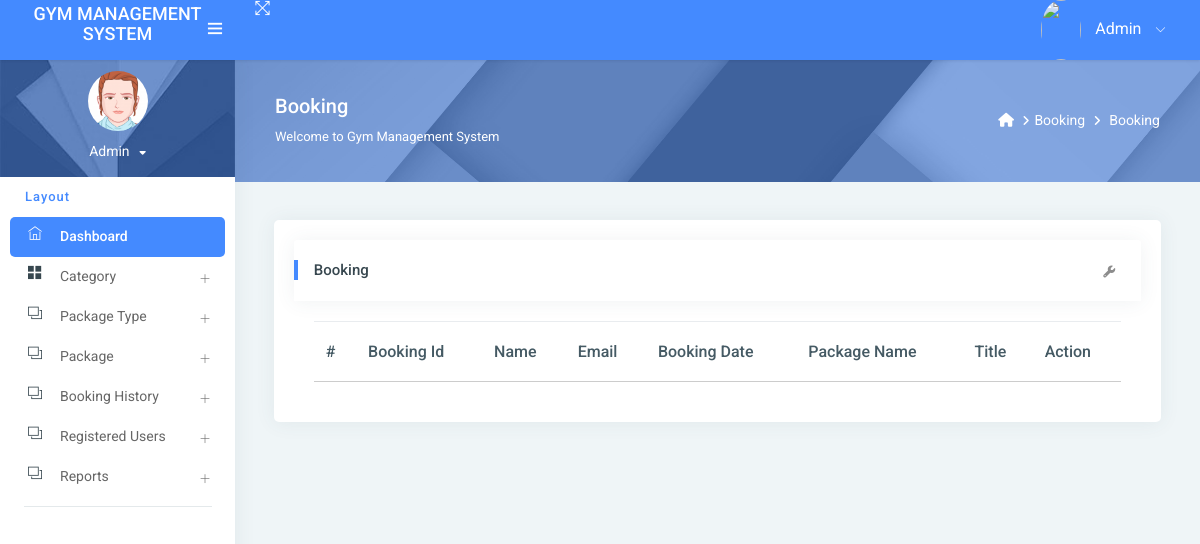
The page /new_booking/ (signed in) on the database as committed earlier.
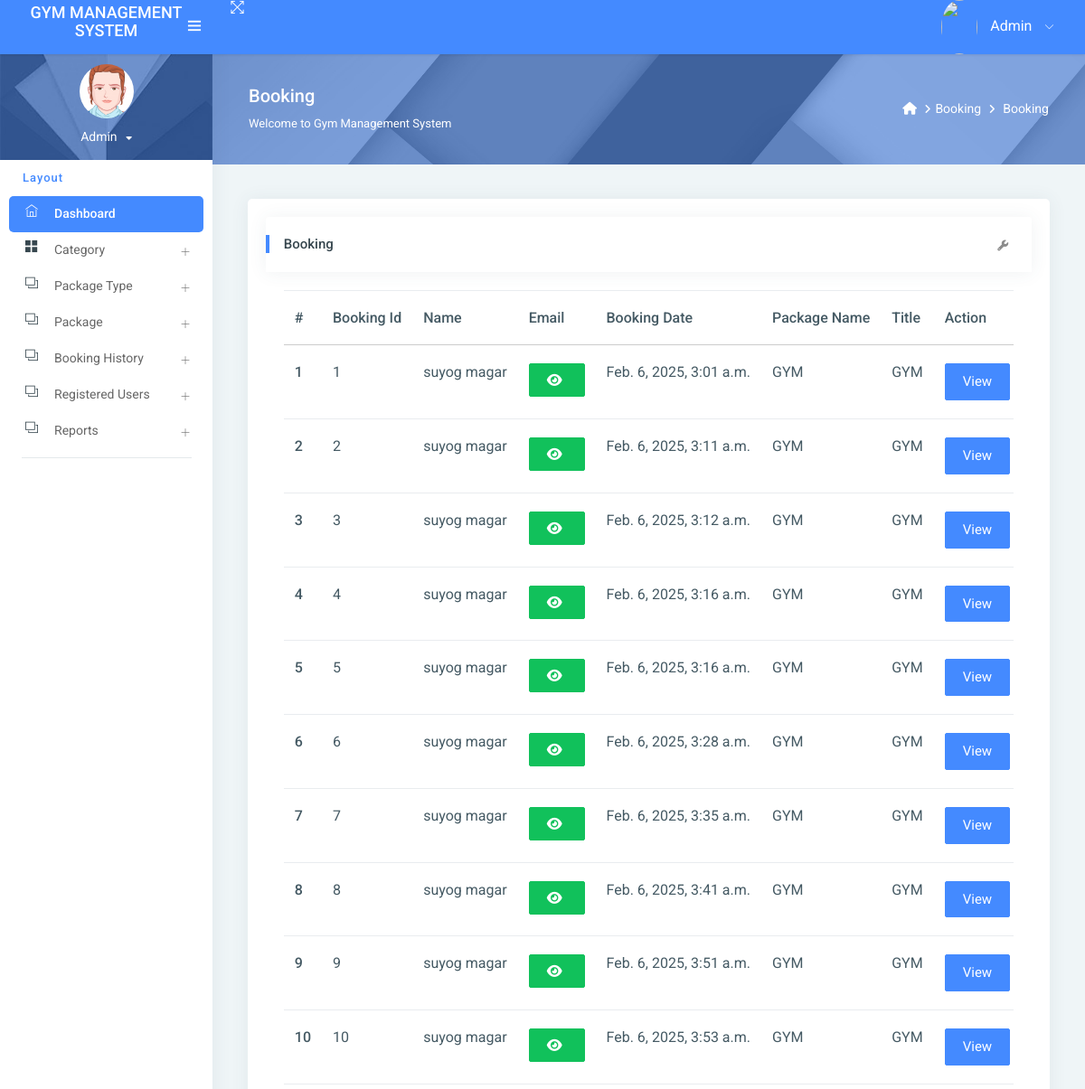
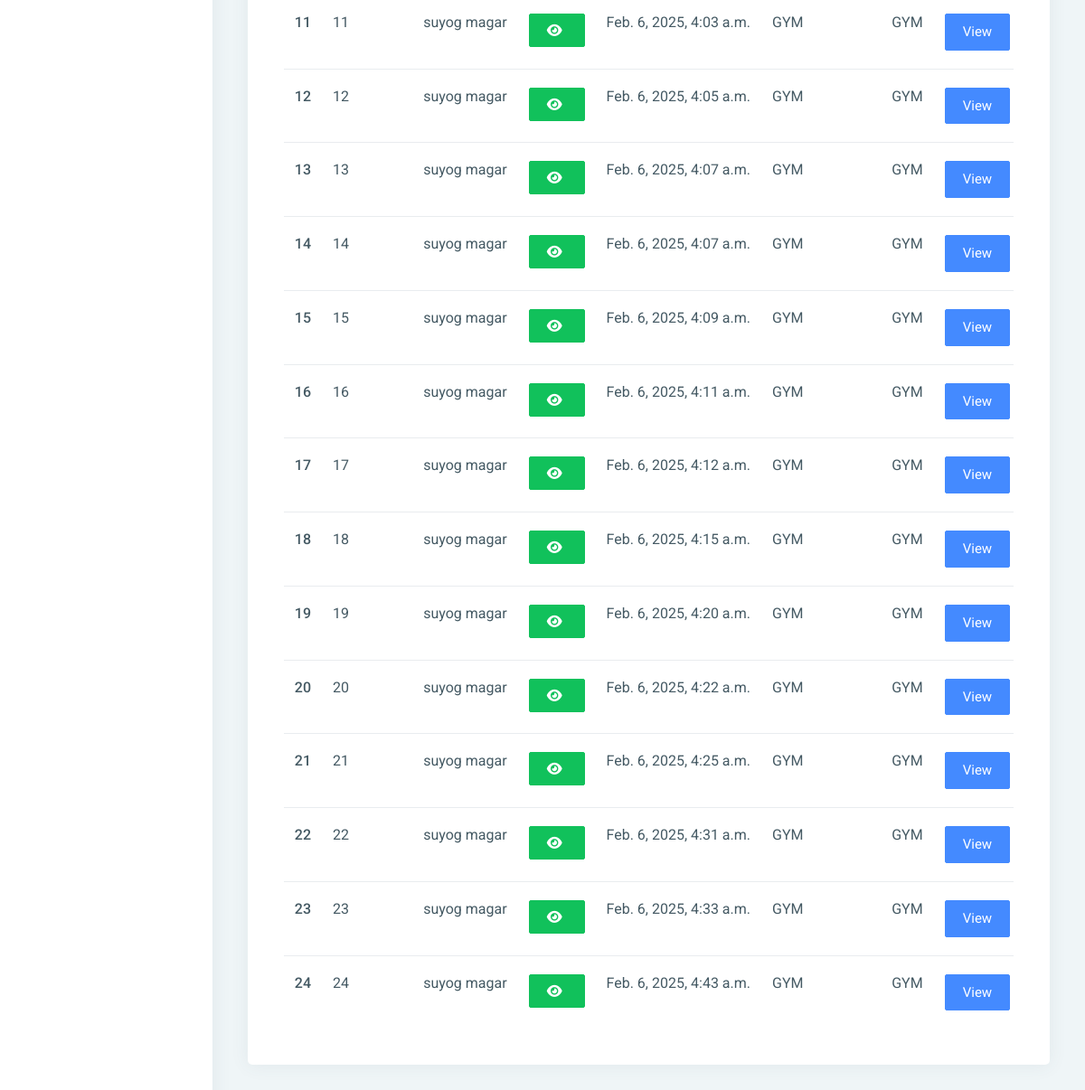
The same page on the database as committed later (2 pictures, top to bottom).
### app/models.py (models this page shows, shortened)
class Booking(models.Model):
    package = models.ForeignKey(Package, on_delete=models.CASCADE, null=True, blank=True)
    register = models.ForeignKey(Signup, on_delete=models.CASCADE, null=True, blank=True)
    bookingnumber = models.CharField(max_length=100, null=True, blank=True)
    status = models.IntegerField(choices=STATUS, default=1)
    creationdate = models.DateTimeField(auto_now_add=True)

class Signup(models.Model):
    user = models.ForeignKey(User, on_delete=models.CASCADE, null=True)
    mobile = models.CharField(max_length=15, null=True)
    state = models.CharField(max_length=150, null=True)
    city = models.CharField(max_length=150, null=True)
    address = models.CharField(max_length=200, null=True)
    creationdate = models.DateTimeField(auto_now_add=True)

class Package(models.Model):
    category = models.ForeignKey(Category, on_delete=models.CASCADE, null=True)
    packagename = models.ForeignKey(Packagetype, on_delete=models.CASCADE, null=True)
    titlename = models.CharField(max_length=200, null=True)
    packageduration = models.CharField(max_length=50, null=True)
    price = models.CharField(max_length=200, null=True)
    description = models.CharField(max_length=200, null=True)
    creationdate = models.DateTimeField(auto_now_add=True)

class Packagetype(models.Model):
    category = models.ForeignKey(Category, on_delete=models.CASCADE, null=True)
    packagename = models.CharField(max_length=200, null=True)
    creationdate = models.DateTimeField(auto_now_add=True)
    def __str__(self):
        return self.packagename

### app/views.py (the view)
# urls.py: path('new_booking/', new_booking, name='new_booking'),
@login_required(login_url='/admin_login/')
def new_booking(request):
    action = request.GET.get('action')
    data = Booking.objects.filter()
    if action == "New":
        data = data.filter(status="1")
    elif action == "Partial":
        data = data.filter(status="2")
    elif action == "Full":
        data = data.filter(status="3")
    elif action == "Total":
        data = data.filter()
    if request.user.is_staff:
        return render(request, "admin/new_booking.html", locals())
    else:
        return render(request, "booking_history.html", locals())

### templates/admin/new_booking.html (shortened to what the changed rows need)
{% extends 'admin_base.html' %}
{% load static %}
{% block main %}
<link rel="stylesheet" href="https://cdnjs.cloudflare.com/ajax/libs/font-awesome/6.2.0/css/all.min.css" />
<div class="pcoded-inner-content">
    <div class="main-body">
        <div class="page-wrapper">
            <div class="page-body">
                <div class="row">
                    <div class="col-md-12">
                        <div class="card">
                            <div class="card-block">
                                <div class="card-block table-border-style">
                                    <div class="table-responsive">
                                        <table class="table">
                                            <thead>
                                            <tr>
                                                <th>#</th>
                                                <th>Booking Id</th>
                                                <th>Name</th>
                                                <th>Email</th>
                                                <th>Booking Date</th>
                                                <th>Package Name</th>
                                                <th>Title</th>
                                                <th>Action</th>
                                            </tr>
                                            </thead>
                                            <tbody>
                                            {% for i in data %}
                                            <tr>
                                                <th scope="row">{{forloop.counter}}</th>
                                                <td>{{i.id}}</td>
                                                <td>{{i.register.user.first_name}} {{i.register.user.last_name}}</td>
                                                 <td><span id="email-{{forloop.counter}}" class="password">{{i.register.user.username}}</span>
                                                     <button type="button" class="btn btn-success" id="email-btn-{{forloop.counter}}" onclick="togglePassword('email-{{forloop.counter}}', this.id)"><i class="fa fa-eye"></i></button>
                                                 </td>
                                                 <td>{{i.creationdate}}</td>
                                                <td>{{i.package.packagename}}</td>
                                                <td>{{i.package.titlename}}</td>
                                                <td><a href="{% url 'booking_detail' i.id %}"
                                                       class="btn btn-primary">View</a> |
                                                </td>
                                            </tr>
                                            {% endfor %}
                                            </tbody>
                                        </table>
                                    </div>
                                </div>
                            </div>
                        </div>
                    </div>
                </div>
            </div>
        </div>
    </div>
</div>
{% endblock %}

Rows that differ between the two databases and show on the page:
added Booking: id "1", register.user.first_name "suyog", register.user.last_name "magar", creationdate "Feb. 6, 2025, 3:01 a.m.", package.packagename "GYM", package.titlename "GYM"
added Booking: id "2", register.user.first_name "suyog", register.user.last_name "magar", creationdate "Feb. 6, 2025, 3:11 a.m.", package.packagename "GYM", package.titlename "GYM"
added Booking: id "3", register.user.first_name "suyog", register.user.last_name "magar", creationdate "Feb. 6, 2025, 3:12 a.m.", package.packagename "GYM", package.titlename "GYM"
added Booking: id "4", register.user.first_name "suyog", register.user.last_name "magar", creationdate "Feb. 6, 2025, 3:16 a.m.", package.packagename "GYM", package.titlename "GYM"
added Booking: id "5", register.user.first_name "suyog", register.user.last_name "magar", creationdate "Feb. 6, 2025, 3:16 a.m.", package.packagename "GYM", package.titlename "GYM"
added Booking: id "6", register.user.first_name "suyog", register.user.last_name "magar", creationdate "Feb. 6, 2025, 3:28 a.m.", package.packagename "GYM", package.titlename "GYM"
added Booking: id "7", register.user.first_name "suyog", register.user.last_name "magar", creationdate "Feb. 6, 2025, 3:35 a.m.", package.packagename "GYM", package.titlename "GYM"
added Booking: id "8", register.user.first_name "suyog", register.user.last_name "magar", creationdate "Feb. 6, 2025, 3:41 a.m.", package.packagename "GYM", package.titlename "GYM"
added Booking: id "9", register.user.first_name "suyog", register.user.last_name "magar", creationdate "Feb. 6, 2025, 3:51 a.m.", package.packagename "GYM", package.titlename "GYM"
added Booking: id "10", register.user.first_name "suyog", register.user.last_name "magar", creationdate "Feb. 6, 2025, 3:53 a.m.", package.packagename "GYM", package.titlename "GYM"
added Booking: id "11", register.user.first_name "suyog", register.user.last_name "magar", creationdate "Feb. 6, 2025, 4:03 a.m.", package.packagename "GYM", package.titlename "GYM"
added Booking: id "12", register.user.first_name "suyog", register.user.last_name "magar", creationdate "Feb. 6, 2025, 4:05 a.m.", package.packagename "GYM", package.titlename "GYM"
added Booking: id "13", register.user.first_name "suyog", register.user.last_name "magar", creationdate "Feb. 6, 2025, 4:07 a.m.", package.packagename "GYM", package.titlename "GYM"
added Booking: id "14", register.user.first_name "suyog", register.user.last_name "magar", creationdate "Feb. 6, 2025, 4:07 a.m.", package.packagename "GYM", package.titlename "GYM"
added Booking: id "15", register.user.first_name "suyog", register.user.last_name "magar", creationdate "Feb. 6, 2025, 4:09 a.m.", package.packagename "GYM", package.titlename "GYM"
added Booking: id "16", register.user.first_name "suyog", register.user.last_name "magar", creationdate "Feb. 6, 2025, 4:11 a.m.", package.packagename "GYM", package.titlename "GYM"
added Booking: id "17", register.user.first_name "suyog", register.user.last_name "magar", creationdate "Feb. 6, 2025, 4:12 a.m.", package.packagename "GYM", package.titlename "GYM"
added Booking: id "18", register.user.first_name "suyog", register.user.last_name "magar", creationdate "Feb. 6, 2025, 4:15 a.m.", package.packagename "GYM", package.titlename "GYM"
added Booking: id "19", register.user.first_name "suyog", register.user.last_name "magar", creationdate "Feb. 6, 2025, 4:20 a.m.", package.packagename "GYM", package.titlename "GYM"
added Booking: id "20", register.user.first_name "suyog", register.user.last_name "magar", creationdate "Feb. 6, 2025, 4:22 a.m.", package.packagename "GYM", package.titlename "GYM"
added Booking: id "21", register.user.first_name "suyog", register.user.last_name "magar", creationdate "Feb. 6, 2025, 4:25 a.m.", package.packagename "GYM", package.titlename "GYM"
added Booking: id "22", register.user.first_name "suyog", register.user.last_name "magar", creationdate "Feb. 6, 2025, 4:31 a.m.", package.packagename "GYM", package.titlename "GYM"
added Booking: id "23", register.user.first_name "suyog", register.user.last_name "magar", creationdate "Feb. 6, 2025, 4:33 a.m.", package.packagename "GYM", package.titlename "GYM"
added Booking: id "24", register.user.first_name "suyog", register.user.last_name "magar", creationdate "Feb. 6, 2025, 4:43 a.m.", package.packagename "GYM", package.titlename "GYM"
